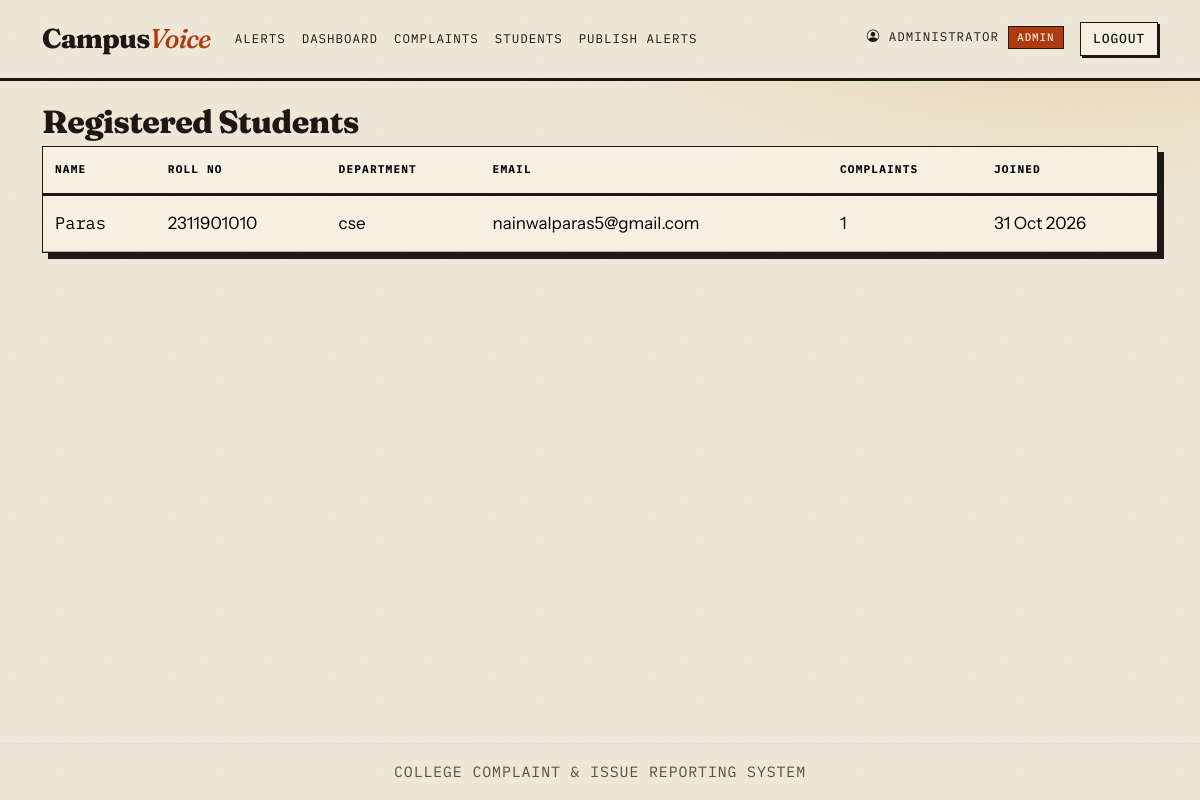
/admin/students (signed in), run on the app's committed database.
### models.py (models this page shows, shortened)
class User(db.Model):
    __tablename__ = "users"
    id = db.Column(db.Integer, primary_key=True)
    name = db.Column(db.String(100), nullable=False)
    email = db.Column(db.String(120), unique=True, nullable=False)
    roll_no = db.Column(db.String(30))
    department = db.Column(db.String(80))
    password_hash = db.Column(db.String(255), nullable=False)
    role = db.Column(db.String(10), nullable=False, default="student")  # student | admin
    created_at = db.Column(db.DateTime, default=now)
    complaints = db.relationship("Complaint", backref="student", lazy=True)

### app.py (the view)
@app.route("/admin/students")
@admin_required
def admin_students():
    page = get_page()
    p = db.paginate(db.select(User).where(User.role == "student").order_by(User.created_at.desc()),
                    page=page, per_page=app.config["PER_PAGE"], error_out=False)
    ids = [u.id for u in p.items]
    counts = {}
    if ids:  # one grouped query for the whole page instead of one query per student
        counts = dict(db.session.query(Complaint.user_id, func.count(Complaint.id))
                      .filter(Complaint.user_id.in_(ids)).group_by(Complaint.user_id).all())
    return render_template("admin_students.html", p=p, counts=counts)

### app.py (called while the page is built)
def get_page():
    return max(1, min(request.args.get("page", 1, type=int), 100000))

def csrf_token():
    if "_csrf" not in session:
        session["_csrf"] = secrets.token_hex(16)
    return session["_csrf"]

@app.before_request
def csrf_protect():
    if request.method == "POST":
        sent = request.form.get("_csrf", "")
        if not sent or not secrets.compare_digest(sent, session.get("_csrf", "")):
            abort(400)

def current_user():
    uid = session.get("user_id")
    return db.session.get(User, uid) if uid else None

@app.after_request
def security_headers(resp):
    h = resp.headers
    h.setdefault("Content-Security-Policy", CSP)
    h.setdefault("X-Content-Type-Options", "nosniff")
    h.setdefault("X-Frame-Options", "DENY")
    h.setdefault("Referrer-Policy", "strict-origin-when-cross-origin")
    h.setdefault("Permissions-Policy", "geolocation=(), camera=(), microphone=()")
    h.setdefault("Cross-Origin-Opener-Policy", "same-origin")
    if app.config["SESSION_COOKIE_SECURE"]:  # only meaningful over HTTPS
        h.setdefault("Strict-Transport-Security", "max-age=31536000; includeSubDomains")
    if session.get("user_id"):  # private pages must not be cached
        h["Cache-Control"] = "no-store"
    return resp

@app.context_processor
def inject_globals():
    return dict(current_user=current_user(), csrf_token=csrf_token, STATUSES=STATUSES,
                CATEGORIES=CATEGORIES, PRIORITIES=PRIORITIES)

def admin_required(f):
    @wraps(f)
    def wrapper(*a, **kw):
        u = current_user()
        if not u:
            flash("Please log in as administrator.", "warning")
            return redirect(url_for("admin_login"))
        if u.role != "admin":
            abort(403)
        return f(*a, **kw)
    return wrapper

### templates/admin_students.html (shortened to what this page needs)
{% extends "base.html" %}
{% block content %}
<h3>Registered Students</h3>
<div class="table-responsive"><table class="table bg-white table-hover">
<thead><tr><th>Name</th><th>Roll No</th><th>Department</th><th>Email</th><th>Complaints</th><th>Joined</th></tr></thead>
<tbody>{% for s in p.items %}<tr><td>{{ s.name }}</td><td>{{ s.roll_no }}</td><td>{{ s.department }}</td><td>{{ s.email }}</td><td>{{ counts.get(s.id, 0) }}</td><td>{{ s.created_at.strftime('%d %b %Y') }}</td></tr>
{% else %}<tr><td colspan="6" class="text-center text-muted">No students yet.</td></tr>{% endfor %}</tbody></table></div>
{% endblock %}

### templates/base.html (shortened to what this page needs)
<!DOCTYPE html>
<html lang="en">
<head>
  <link href="https://cdn.jsdelivr.net/npm/bootstrap@5.3.3/dist/css/bootstrap.min.css" rel="stylesheet">
  <link href="https://cdn.jsdelivr.net/npm/bootstrap-icons@1.11.3/font/bootstrap-icons.css" rel="stylesheet">
  <link href="{{ url_for('static', filename='css/style.css') }}" rel="stylesheet">
</head>
<body class="d-flex flex-column min-vh-100">
<nav class="navbar navbar-expand-lg masthead">
  <div class="container">
    <a class="navbar-brand" href="{{ url_for('index') }}">Campus<em>Voice</em></a>
    <div id="nav" class="collapse navbar-collapse">
      <ul class="navbar-nav me-auto">
        <li class="nav-item"><a class="nav-link" href="{{ url_for('alerts') }}">Alerts</a></li>
        {% if current_user and current_user.role == 'student' %}
          <li class="nav-item"><a class="nav-link" href="{{ url_for('new_complaint') }}">New Complaint</a></li>
          <li class="nav-item"><a class="nav-link" href="{{ url_for('my_complaints') }}">My Complaints</a></li>
        {% elif current_user and current_user.role == 'admin' %}
          <li class="nav-item"><a class="nav-link" href="{{ url_for('admin_dashboard') }}">Dashboard</a></li>
          <li class="nav-item"><a class="nav-link" href="{{ url_for('admin_complaints') }}">Complaints</a></li>
          <li class="nav-item"><a class="nav-link" href="{{ url_for('admin_students') }}">Students</a></li>
          <li class="nav-item"><a class="nav-link" href="{{ url_for('admin_alerts') }}">Publish Alerts</a></li>
        {% endif %}
      </ul>
      <ul class="navbar-nav">
        {% if current_user %}
          <li class="nav-item"><span class="navbar-text me-3"><i class="bi bi-person-circle"></i> {{ current_user.name }} <span class="badge bg-{{ 'danger' if current_user.role == 'admin' else 'success' }}">{{ current_user.role|capitalize }}</span></span></li>
          <li class="nav-item"><a class="btn btn-light btn-sm" href="{{ url_for('logout') }}">Logout</a></li>
        {% endif %}
      </ul>
    </div>
  </div>
</nav>
<main class="container my-4 flex-grow-1">
  {% block content %}{% endblock %}
</main>
<footer class="text-center text-muted py-3 border-top small">College Complaint &amp; Issue Reporting System</footer>
</body>
</html>

### static/css/style.css (style rules this page uses)
:root { --paper:#F0E8D8; --surface:#F8F2E4; --ink:#1C1814; --muted:#594F44; --rust:#B03A10; --ochre:#E9B63A; --navy:#20395C; --moss:#2D5A3B; --line:1.5px solid var(--ink); --display:'Fraunces',Georgia,serif; --body:'Instrument Sans','Helvetica Neue',sans-serif; --mono:'IBM Plex Mono',ui-monospace,monospace; --u:.5rem; }
body { font-family:var(--body);font-size:1.0625rem;line-height:1.6;color:var(--ink); background:radial-gradient(900px 420px at 90% -8%,#E6D2A6,transparent 65%),var(--paper) }
body::before { content:"";position:fixed;inset:0;pointer-events:none;z-index:50;opacity:.05;mix-blend-mode:multiply; }
h1,h2,h3,h4,h5 { font-family:var(--display);font-weight:800;letter-spacing:-.02em;line-height:1.05 }
h3 { font-size:2rem }
a { color:var(--rust);text-decoration-thickness:2px;text-underline-offset:3px }
.text-muted,small,.small { color:var(--muted)!important }
.masthead { background:var(--paper);border-bottom:3px solid var(--ink);padding:calc(var(--u)*1.5) 0 }
.masthead .navbar-brand { font-family:var(--display);font-weight:800;font-size:1.7rem;letter-spacing:-.03em;color:var(--ink) }
.masthead .navbar-brand em { color:var(--rust);font-weight:500 }
.masthead .nav-link,.masthead .navbar-text { font-family:var(--mono);font-size:.78rem;text-transform:uppercase;letter-spacing:.08em;color:var(--ink) }
.masthead .nav-link { padding:var(--u) calc(var(--u)*1.5) }
.btn { font-family:var(--mono);font-size:.82rem;font-weight:500;text-transform:uppercase;letter-spacing:.06em; border:var(--line);border-radius:0;padding:calc(var(--u)*1.25) calc(var(--u)*2);box-shadow:3px 3px 0 var(--ink); transition:transform .12s,box-shadow .12s,background .12s,color .12s }
.btn-sm { padding:calc(var(--u)*.75) calc(var(--u)*1.5);box-shadow:2px 2px 0 var(--ink) }
.btn-light,.btn-outline-primary,.btn-outline-secondary,.btn-outline-success,.btn-outline-danger { background:var(--surface);color:var(--ink);border-color:var(--ink) }
.bg-white,.table-responsive { background:var(--surface)!important }
.table-responsive { border:var(--line);box-shadow:6px 6px 0 var(--ink) }
.table { --bs-table-bg:transparent;--bs-table-hover-bg:#EADFC4;--bs-table-hover-color:var(--ink);color:var(--ink);margin:0 }
.table thead th { font-family:var(--mono);font-size:.7rem;text-transform:uppercase;letter-spacing:.1em;border-bottom:3px solid var(--ink) }
.table td,.table th { padding:calc(var(--u)*1.75) calc(var(--u)*1.5);border-color:rgba(28,24,20,.3) }
.table td:first-child { font-family:var(--mono) }
.badge { font-family:var(--mono);font-weight:500;font-size:.68rem;letter-spacing:.08em;text-transform:uppercase;border:var(--line);border-radius:0;padding:.3rem .55rem }
.badge.bg-danger { background:var(--rust)!important;color:var(--paper)!important }
footer { font-family:var(--mono);font-size:.72rem;letter-spacing:.06em;text-transform:uppercase }
main>*,.ledger li { animation:rise .6s cubic-bezier(.2,.7,.2,1) both;animation-delay:calc(var(--i,0)*80ms) }
main>*:nth-child(2) { --i:1 }

### data on the page
User: name "ADMINISTRATOR", role "ADMIN"
User: name "Paras", roll_no "2311901010", department "cse", email "nainwalparas5@gmail.com", get "1", created_at "31 Oct 2026"
